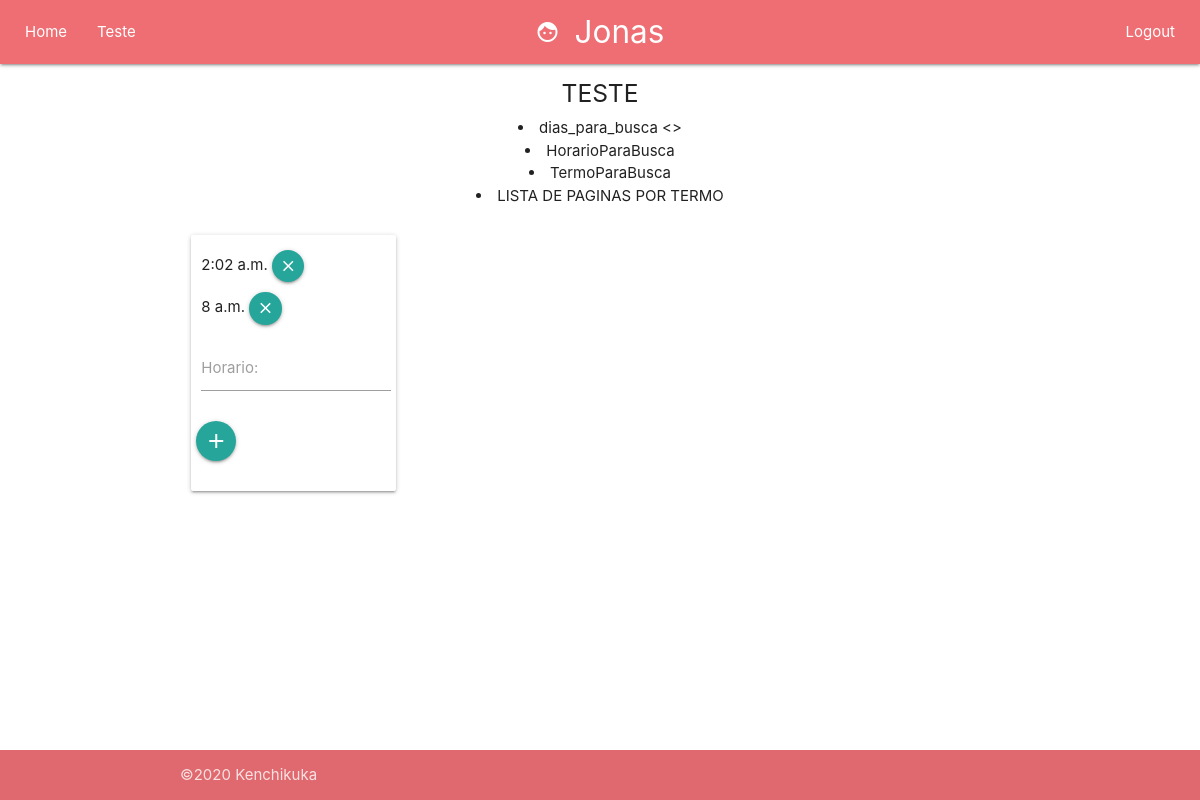
The page /local/2/ (signed in) on the database its author committed.
### juapp/models.py (models this page shows, shortened)
class LocalParaBusca(models.Model):
    nome = models.CharField(max_length=255)
    logo = models.URLField(null=True, blank=True)
    dias_para_busca = models.PositiveSmallIntegerField(db_index=True)
    class Meta:
        ordering = ['nome']
        verbose_name_plural = "Locais para busca"
    def __str__(self):
        return self.nome

class HorarioParaBusca(models.Model):
    horario = models.TimeField()
    local_para_busca = models.ForeignKey(LocalParaBusca, related_name='horarios_para_busca', on_delete=models.CASCADE)
    class Meta:
        ordering = ['local_para_busca', 'horario']
        verbose_name_plural = "Horarios para busca"

### juapp/views.py (the view)
# urls.py: path('local/<int:local_id>/', views.local, name='local'),
@login_required
def local(request, local_id):
    try:
        local = LocalParaBusca.objects.get(id=local_id)
    except LocalParaBusca.DoesNotExist:
        raise Http404('Local não existente')
    data={'local_para_busca':local_id}
    form = HorarioParaBuscaForm(request.POST or None, initial=data)
    if form.is_valid():
        form.save()
    form = HorarioParaBuscaForm(initial=data)
    context = {
        'local': local,
        'form':form
    }
    return render(request, 'local.html', context=context)

### juapp/forms.py
class HorarioParaBuscaForm(forms.ModelForm):
    class Meta:
        model = HorarioParaBusca
        fields = ['horario','local_para_busca']

### juapp/templates/local.html (shortened to what this page needs)
{% extends "base.html" %}
{% block css %}
{% load static %}
{% endblock %}
{% block content %}
<main class="container row">
    <div class="col s12">
        <div class="row center">
            <h5>{{local.nome}}</h5>
            <lu>
                <li>dias_para_busca <></li>
                <li>HorarioParaBusca</li>
                <li>TermoParaBusca</li>
                <li>LISTA DE PAGINAS POR TERMO</li>
            </lu>
        </div>
        <div class="col s3 card-panel" style="padding:10px 5px;">
            {% for horario in local.horarios_para_busca.all %}
            <div class="col s12" style="padding:5px;">
                <spam class="inline">
                    {{horario.horario}}
                </spam>
                <a role="button" class="btn-floating btn-small waves-effect waves-light modal-trigger"
                   data-id="{{horario.id}}" data-toggle="modal" data-target="modal1"
                >
                    <i class="material-icons">clear</i>
                </a>
            </div>
            {% endfor %}
            <div class="row">
                <div class="col s12">
                    <form method="post">
                        {% for field in form %}
                        {% if field.html_name == 'local_para_busca' %}
                        {{ field.errors }}
                        {{ field }}
                        {% if field.help_text %}
                        <p class="help">{{ field.help_text|safe }}</p>
                        {% endif %}
                        {% else %}
                        <div class="input-field inline">
                            {{ field.label_tag }} {{ field }}
                        </div>
                        {% endif %}
                        {% endfor %}
                        <button class="btn-floating waves-effect waves-light" type="submit" name="action">
                            <i class="material-icons">add</i>
                        </button>
                    </form>
                </div>
            </div>
        </div>
    </div>
</main>
{% endblock %}

### juapp/templates/base.html (shortened to what this page needs)
<!doctype html>
<html lang="pt-br">
<head>
    <link rel="stylesheet" href="https://cdnjs.cloudflare.com/ajax/libs/materialize/1.0.0/css/materialize.min.css">
    {% load static %}
    <link rel="stylesheet" href="{% static 'juapp/css/base.css' %}">
</head>
<body>
<header class="no-padding">
    <div class="navbar-fixed ">
        <nav>
            <div class="nav-wrapper">
                <ul id="nav-mobile" class="left hide-on-med-and-down">
                    <li><a href="{% url 'start' %}">Home</a></li>
                    <li><a href="{% url 'start' %}">Teste</a></li>
                </ul>
                {% if user.is_authenticated %}
                <a href="{% url 'start' %}" class="brand-logo center">
                    <i class="material-icons">face</i>{{ user.get_username|title }}
                </a>
                <ul class="right">
                    <li><a href="{% url 'logout'%}?next={{request.path}}">Logout</a></li>
                </ul>
                {% else %}
                <a class="brand-logo">SAJuN - Sistema Automatico da Juliana Neurótica</a>
                <ul class="right">
                    <li><a href="{% url 'logout'%}?next={{request.path}}">Login</a></li>
                </ul>
                {% endif %}
            </div>
        </nav>
    </div>
</header>
{% block content %}{% endblock %}
<footer class="page-footer">
    <div class="footer-copyright">
        <div class="container">
            ©2020 Kenchikuka
        </div>
    </div>
</footer>
</body>
</html>

### juapp/static/juapp/css/base.css (style rules this page uses)
main { flex: 1 0 auto; }
body { display: flex; min-height: 100vh; flex-direction: column; }
.nav-wrapper { padding:0px 10px; }
.page-footer { padding-top: 0px; }

### rows shown on the page
LocalParaBusca: nome "TESTE"
HorarioParaBusca: horario "2:02 a.m."
HorarioParaBusca: horario "8 a.m."

### other values the page prints
{{ user.get_username|title }} "Jonas"
{{ field.label_tag }} "Horario:"
